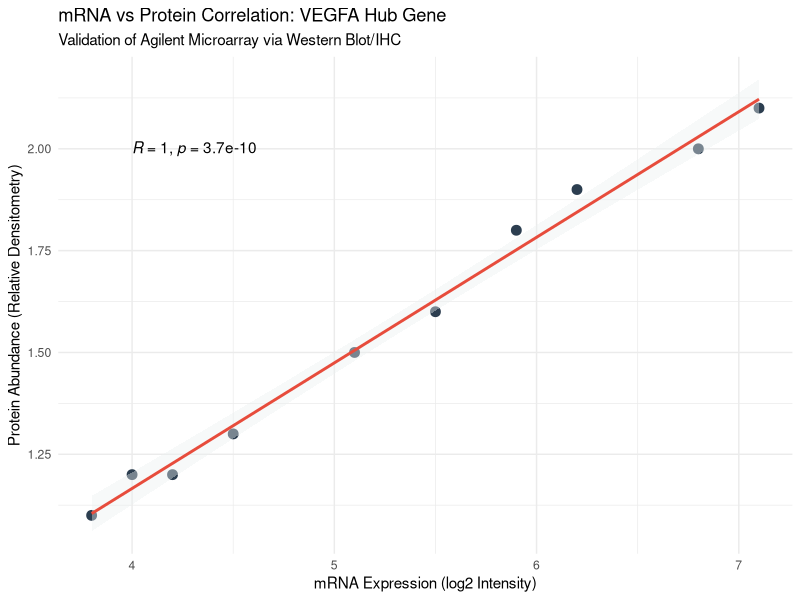

Write the R code that produced this figure.
# Title: Correlation Analysis between Transcriptomic Signatures and Protein Abundance
# Author: Deepika Trehan, Ph.D.
# Description: This script performs cross-platform validation between mRNA (Agilent Microarray) 
# and Protein (IHC Scoring/Western Blot Densitometry) for hub genes identified in Bladder Cancer.

# 1. Load Libraries
library(ggplot2)
library(ggpubr)
library(dplyr)

# 2. Mock Data Structure (Based on AJCR 2023 Publication)
# mRNA_val: Normalized intensity from Agilent/TCGA
# Protein_val: Densitometry score or H-score from IHC
data_correlation <- data.frame(
  Sample_ID = paste0("BC_", 1:10),
  mRNA_VEGFA = c(4.2, 5.1, 3.8, 6.2, 5.5, 4.0, 7.1, 6.8, 5.9, 4.5),
  Protein_VEGFA = c(1.2, 1.5, 1.1, 1.9, 1.6, 1.2, 2.1, 2.0, 1.8, 1.3)
)

# 3. Statistical Correlation (Spearman/Pearson)
# Used to determine the strength of the mRNA-Protein link for hub genes
corr_test <- cor.test(data_correlation$mRNA_VEGFA, 
                      data_correlation$Protein_VEGFA, 
                      method = "spearman")

print(corr_test)

# 4. Visualization: Scatter Plot with Regression Line
# This plot visually demonstrates the 'Wet-to-Dry' validation loop
ggplot(data_correlation, aes(x = mRNA_VEGFA, y = Protein_VEGFA)) +
  geom_point(color = "#2c3e50", size = 3) +
  geom_smooth(method = "lm", color = "#e74c3c", fill = "#ecf0f1") +
  stat_cor(method = "spearman", label.x = 4, label.y = 2) +
  labs(title = "mRNA vs Protein Correlation: VEGFA Hub Gene",
       subtitle = "Validation of Agilent Microarray via Western Blot/IHC",
       x = "mRNA Expression (log2 Intensity)",
       y = "Protein Abundance (Relative Densitometry)") +
  theme_minimal()

# 5. Result Export
# ggsave("VEGFA_Correlation_Plot.png") 
